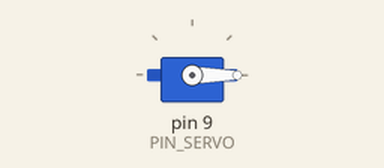
Simulated run of this sketch. Board: Arduino Uno, built with avr-gcc and run on an emulated ATmega328P. Parts: servo.

Above: at 0.05 s.
At 3.0 s:
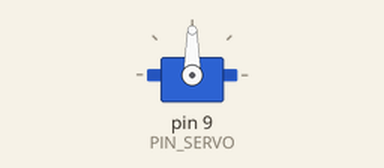
At 6.0 s:
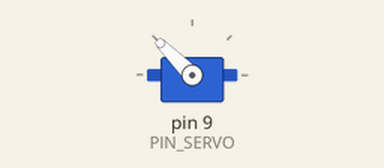
Timing chart, 0 to 7.8 s (numbered marks = the images above):
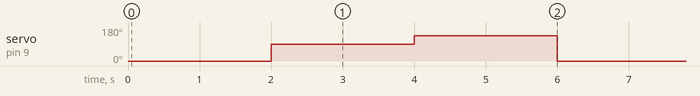

The sketch:

tesServo.ino
```cpp
// Contoh untuk menguji motor servo

#include <Servo.h>

const byte PIN_SERVO  = 9;

// Buat objek
Servo motorServo;

void setup()
{
  // Motor servo dihubungkan ke pin servo
  motorServo.attach(PIN_SERVO);
}

void loop()
{
  motorServo.write(0);
  delay(2000);

  motorServo.write(90);
  delay(2000);

  motorServo.write(135);
  delay(2000);
}
```

Measured:
- by itself, servo on pin 9 (PIN_SERVO): repeats every 6.0 s: 135° 2.0 s, 0° 2.0 s, 90° 2.0 s
